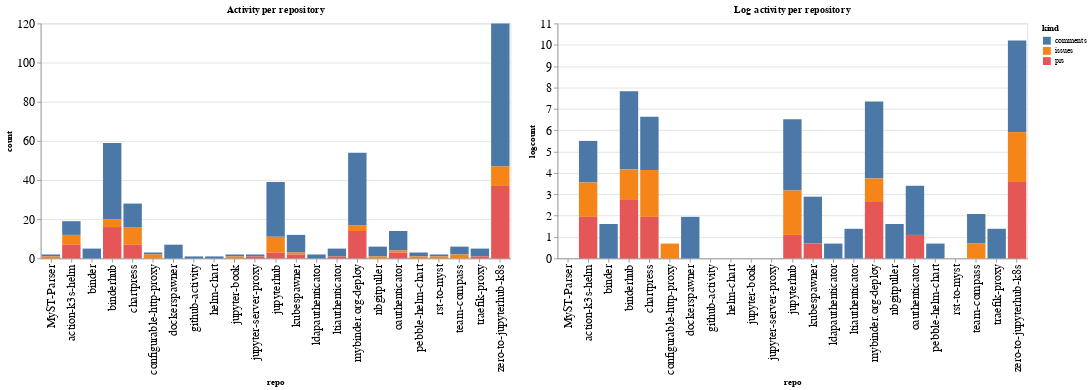

The notebook cell this image was saved under:
### Code cell
ch1 = alt.Chart(repo_summaries, width=600, title="Activity per repository").mark_bar().encode(
    x='repo',
    y='count',
    color='kind',
    tooltip="kind"
)

ch2 = alt.Chart(repo_summaries, width=600, title="Log activity per repository").mark_bar().encode(
    x='repo',
    y='logcount',
    color='kind',
    tooltip="kind"
)

ch1 | ch2

### Figure 1 — Vega-Lite specification as saved in the notebook (floating-point values rounded to 4 significant figures)
{"config": {"axisLeft": {"labelFontSize": 15}, "axisBottom": {"labelFontSize": 15}}, "hconcat": [{"mark": "bar", "encoding": {"color": {"type": "nominal", "field": "kind"}, "tooltip": {"type": "nominal", "field": "kind"}, "x": {"type": "nominal", "field": "repo"}, "y": {"type": "quantitative", "field": "count"}}, "title": "Activity per repository", "width": 600}, {"mark": "bar", "encoding": {"color": {"type": "nominal", "field": "kind"}, "tooltip": {"type": "nominal", "field": "kind"}, "x": {"type": "nominal", "field": "repo"}, "y": {"type": "quantitative", "field": "logcount"}}, "title": "Log activity per repository", "width": 600}], "data": {"name": "data-41661c345def4f9124bf3a1d18d2b064"}, "$schema": "https://vega.github.io/schema/vega-lite/v4.8.1.json", "datasets": {"data-41661c345def4f9124bf3a1d18d2b064": [{"repo": "MyST-Parser", "kind": "comments", "count": 1, "logcount": 0.0}, {"repo": "MyST-Parser", "kind": "issues", "count": 1, "logcount": 0.0}, {"repo": "action-k3s-helm", "kind": "comments", "count": 7, "logcount": 1.946}, {"repo": "action-k3s-helm", "kind": "issues", "count": 5, "logcount": 1.609}, {"repo": "action-k3s-helm", "kind": "prs", "count": 7, "logcount": 1.946}, {"repo": "binder", "kind": "comments", "count": 5, "logcount": 1.609}, {"repo": "binderhub", "kind": "comments", "count": 39, "logcount": 3.664}, {"repo": "binderhub", "kind": "issues", "count": 4, "logcount": 1.386}, {"repo": "binderhub", "kind": "prs", "count": 16, "logcount": 2.773}, {"repo": "chartpress", "kind": "comments", "count": 12, "logcount": 2.485}, {"repo": "chartpress", "kind": "issues", "count": 9, "logcount": 2.197}, {"repo": "chartpress", "kind": "prs", "count": 7, "logcount": 1.946}, {"repo": "configurable-http-proxy", "kind": "comments", "count": 1, "logcount": 0.0}, {"repo": "configurable-http-proxy", "kind": "issues", "count": 2, "logcount": 0.6931}, {"repo": "dockerspawner", "kind": "comments", "count": 7, "logcount": 1.946}, {"repo": "github-activity", "kind": "comments", "count": 1, "logcount": 0.0}, {"repo": "helm-chart", "kind": "comments", "count": 1, "logcount": 0.0}, {"repo": "jupyter-book", "kind": "comments", "count": 1, "logcount": 0.0}, {"repo": "jupyter-book", "kind": "issues", "count": 1, "logcount": 0.0}, {"repo": "jupyter-server-proxy", "kind": "comments", "count": 1, "logcount": 0.0}, {"repo": "jupyter-server-proxy", "kind": "prs", "count": 1, "logcount": 0.0}, {"repo": "jupyterhub", "kind": "comments", "count": 28, "logcount": 3.332}, {"repo": "jupyterhub", "kind": "issues", "count": 8, "logcount": 2.079}, {"repo": "jupyterhub", "kind": "prs", "count": 3, "logcount": 1.099}, {"repo": "kubespawner", "kind": "comments", "count": 9, "logcount": 2.197}, {"repo": "kubespawner", "kind": "issues", "count": 1, "logcount": 0.0}, {"repo": "kubespawner", "kind": "prs", "count": 2, "logcount": 0.6931}, {"repo": "ldapauthenticator", "kind": "comments", "count": 2, "logcount": 0.6931}, {"repo": "ltiauthenticator", "kind": "comments", "count": 4, "logcount": 1.386}, {"repo": "ltiauthenticator", "kind": "prs", "count": 1, "logcount": 0.0}, {"repo": "mybinder.org-deploy", "kind": "comments", "count": 37, "logcount": 3.611}, {"repo": "mybinder.org-deploy", "kind": "issues", "count": 3, "logcount": 1.099}, {"repo": "mybinder.org-deploy", "kind": "prs", "count": 14, "logcount": 2.639}, {"repo": "nbgitpuller", "kind": "comments", "count": 5, "logcount": 1.609}, {"repo": "nbgitpuller", "kind": "issues", "count": 1, "logcount": 0.0}, {"repo": "oauthenticator", "kind": "comments", "count": 10, "logcount": 2.303}, {"repo": "oauthenticator", "kind": "issues", "count": 1, "logcount": 0.0}, {"repo": "oauthenticator", "kind": "prs", "count": 3, "logcount": 1.099}, {"repo": "pebble-helm-chart", "kind": "comments", "count": 2, "logcount": 0.6931}, {"repo": "pebble-helm-chart", "kind": "issues", "count": 1, "logcount": 0.0}, {"repo": "rst-to-myst", "kind": "comments", "count": 1, "logcount": 0.0}, {"repo": "rst-to-myst", "kind": "issues", "count": 1, "logcount": 0.0}, {"repo": "team-compass", "kind": "comments", "count": 4, "logcount": 1.386}, {"repo": "team-compass", "kind": "issues", "count": 2, "logcount": 0.6931}, {"repo": "traefik-proxy", "kind": "comments", "count": 4, "logcount": 1.386}, {"repo": "traefik-proxy", "kind": "prs", "count": 1, "logcount": 0.0}, {"repo": "zero-to-jupyterhub-k8s", "kind": "comments", "count": 73, "logcount": 4.29}, {"repo": "zero-to-jupyterhub-k8s", "kind": "issues", "count": 10, "logcount": 2.303}, {"repo": "zero-to-jupyterhub-k8s", "kind": "prs", "count": 37, "logcount": 3.611}]}}
